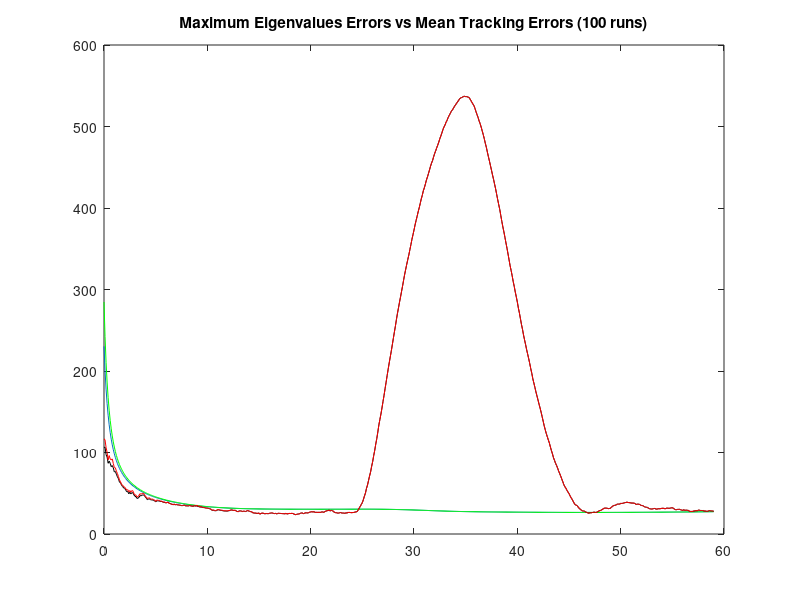

MATLAB code for this plot:
% EC 3310 Computer Assignment #3 Part4
% Alessio Grompone 02/03/2013
% Kalman Filter with Target Maneuver
clear all
%DATA
nloops=100;

delta=0.1;    %sample time
nsamples=600; %number of samples

q2=10; %plant noise square

S1p=[0;0];      %Sensor 1 position
sigma1r=100;   %standard deviation sensor 1 range
sigma1b=1*pi/180;   %standard deviation sensor 1 bearing
S1v=diag([sigma1r^2;sigma1b^2]);  %covariance
S1=[sigma1r;sigma1b];

%Inital Conditions

xo=6000;
yo=8000;
Vxo=100;
Vyo=-173.2051;
%State Vector
xi=[xo;Vxo;yo;Vyo];

%Transition Matrix
F=[1,delta,0,0;0,1,0,0;0,0,1,delta;0,0,0,1];

%Measurement Matrix
H=[1,0,0,0;
    0,0,1,0];
% %SWAG initialization
xos=0;
yos=10000;
Vxos=0;
Vyos=-500*2/3.6;
xo_k=[xos;Vxos;yos;Vyos];
Po_k=(10^10)*eye(4,4);

%Kalman Filter Parameters

Qk=(q2)*[(delta^3)/3,(delta^2)/2,0,0;
    (delta^2)/2,delta,0,0;
    0,0,(delta^3)/3,(delta^2)/2;
    0,0,(delta^2)/2,delta];

for kk=1:nloops,
%initialize Matixes
zout=[];   %measurements output
posout=[]; %true target position
error=[];  %distance errors
polar=[];
x=xi;
Xk_kS=xo_k;
Pk_kS=Po_k;
Pest=[];
Perror=[];
PestS=[];
PerrorS=[];
MaxEigs=[];
MaxEigsS=[];

for ii=1:nsamples,
    
    ztrue=H*x;
    posout=[posout,ztrue];
    
    %% SENSOR 1
   
    range=sqrt((ztrue-S1p)'*(ztrue-S1p));
    bearing=atan2(ztrue(2)-S1p(2),ztrue(1)-S1p(1));
    polar=[range;bearing];    
    rrr=randn(size(S1));
    z=polar+rrr.*S1;%has measurements adding random error
    xpol=z(1)*cos(z(2));
    ypol=z(1)*sin(z(2));
    cartesian=[xpol;ypol]+S1p;  %cartesian coordinates
    
    %collects the real position values in one matrix
    zout=[zout,cartesian];  %collects the measurement values in one matrix
    ztilde=abs(ztrue)-abs(cartesian); %error between real position and measured position
    error=[error,sqrt(ztilde'*ztilde)];%collects error values
   

    if ii<250
    x=F*x;
    elseif ii<350 
    a=-60; %yards/sec^2
    v=sqrt(x(2)^2+x(4)^2);
    %hom=((a/v)*180)/pi;   
    hom=(a/v); 
    A=[0 1 0 0; 0 0 0 -hom; 0 0 0 1; 0 hom 0 0];
    Ft=expm(A*delta);    
    x=Ft*x;
    else
    x=F*x;  
    end
%Estimating covarinace in cartesian  
Fx=[cos(z(2)), -z(1)*sin(z(2));
       sin(z(2)), z(1)*cos(z(2))];  

Rk1=Fx*S1v*Fx';

%%%%%%%%%%%%%%%%%%%%%%%%%%%%%
% %SWAG FILTER    
if ii ==1
    Xk1_kS = xo_k;
    Pk1_kS = Po_k;
end
% %measurement Ztilda an K
Ztk1S=cartesian-H*Xk1_kS; 
Kk1S=Pk1_kS*H'*inv(H*Pk1_kS*H'+Rk1); 

% %correction
Xk1_k1S=Xk1_kS+Kk1S*(Ztk1S);
Pk1_k1S=(eye(4)-Kk1S*H)*Pk1_kS*(eye(4)-Kk1S*H)'+Kk1S*Rk1*Kk1S';

%Reset estimate & cov for the next cycle
Xk_kS = Xk1_k1S;
Pk_kS = Pk1_k1S;


PestoutS=H*Xk_kS;
PestS=[PestS,PestoutS];
PtildeS=ztrue-PestoutS; %error between real position and measured position
PerrorS=[PerrorS,sqrt(PtildeS'*PtildeS)];%collects error values

MaxEigS=sqrt(eigs(Pk_kS,1));

if ii<11
MaxEigsS=[MaxEigS];
Perror2S=[sqrt(PtildeS'*PtildeS)];
else
MaxEigsS=[MaxEigsS;MaxEigS]; 
Perror2S=[Perror2S,sqrt(PtildeS'*PtildeS)];
end
%measurement Initialized FILTER

M=[1 0 0 0;1/delta 0 -1/delta 0; 0 1 0 0; 0 1/delta 0 -1/delta];  

%momorization of first two measurements and R
if ii==1
    z1=cartesian;
    z2=cartesian;
    Rk11=Rk1;
    Rk12=Rk1;
    
elseif ii==2
    z1=z1;
    z2=cartesian;
    Rk11=Rk11;
    Rk12=Rk1;
else
    z1=z1;
    z2=z2;
    Rk11=Rk11;
    Rk12=Rk12;
end

%stop filter for the first two measurements
if ii<3
Pest=[];
Ptilde=0;
Perror=[];
MaxEig=0;
Xk_k=[0;0;0;0];
Pk_k=eye(4,4);

else
%Initailization
if ii==3
Xk1_k=[1 0 0 0; 1/delta 0 -1/delta 0; 0 1 0 0; 0 1/delta 0 -1/delta]*[z2;z1];

Pk1_k=M*[Rk12 zeros(2,2); zeros(2,2) Rk11+H*inv(F)*Qk*(inv(F))'*H']*M';
end

Ztk1=cartesian-H*Xk1_k; 
Kk1=Pk1_k*H'*inv(H*Pk1_k*H' + Rk1); 

%correction
Xk1_k1=Xk1_k + Kk1*(Ztk1);
Pk1_k1=(eye(4)-Kk1*H)*Pk1_k*(eye(4)-Kk1*H)' + Kk1*Rk1*Kk1';

%Reset estimate & cov for the next cycle
Xk_k = Xk1_k1;
Pk_k = Pk1_k1;

%prediction
Xk1_k=F*Xk_k;
Pk1_k=F*Pk_k*F' + Qk;
Xk1_kS=F*Xk_kS;
Pk1_kS=F*Pk_kS*F'+Qk;

%Position Estimates and Errors from the filter
Pestout=H*Xk_k;
Pest=[Pest,Pestout];
Ptilde=ztrue-Pestout; %error between real position and measured position
Perror=[Perror,sqrt(Ptilde'*Ptilde)];%collects error values

MaxEig=sqrt(eigs(Pk_k,1));

if ii<11
MaxEigs=[MaxEig];
Perror2=[sqrt(Ptilde'*Ptilde)];
else
MaxEigs=[MaxEigs;MaxEig]; 
Perror2=[Perror2,sqrt(Ptilde'*Ptilde)];
end


end
end

if kk==1
    merror=error;
    zoutmean=zout;
    mXest=Pest;
    Pmerror=Perror;
    mMaxEigs=MaxEigs;
    Pmerror2=Perror2;
    mXestS=PestS;
    PmerrorS=PerrorS;
    mMaxEigsS=MaxEigsS;
    Pmerror2S=Perror2S;
    
else
    merror=merror+error;
    zoutmean=zoutmean+zout;  
    mXest=mXest+Pest;
    Pmerror=Pmerror+Perror;
    mMaxEigs=mMaxEigs+MaxEigs;
    Pmerror2=Pmerror2+Perror2;
    mXestS=mXestS+PestS;
    PmerrorS=PmerrorS+PerrorS;
    mMaxEigsS=mMaxEigsS+MaxEigsS;
    Pmerror2S=Pmerror2S+Perror2S;
    
end
end

merror=merror/nloops;
zoutmean=zoutmean/nloops;
mXest=mXest/nloops;
Pmerror=Pmerror/nloops;
mMaxEigs=mMaxEigs/nloops;
Pmerror2=Pmerror2/nloops;
mXestS=mXestS/nloops;
PmerrorS=PmerrorS/nloops;
mMaxEigsS=mMaxEigsS/nloops;
Pmerror2S=Pmerror2S/nloops;

%plot1 Target motion with mean noise measurements
plot(posout(1,:),posout(2,:),'-',zoutmean(1,:),zoutmean(2,:),'-');
title('Target Motion and Mean Measurement Trajectory');
pause;

%plot2 Target motion with Mean Track Trajectory
plot(posout(1,:),posout(2,:),'-',mXest(1,:),mXest(2,:),'-');
title('Target Motion and Mean Track Trajectory');
pause;

% %plot2 Target motion with Mean Track Trajectory
plot(mXestS(1,:),mXestS(2,:),'-',mXest(1,:),mXest(2,:),'-');
title('Target Motion and Mean Track Trajectory');
pause;

%Distance errors between Mean Track Trajectory and measurements
time=[1:max(size(error))]*delta-delta;
plot(time,merror,'-');
hold
time=[1:max(size(Perror))]*delta-delta;
plot(time+0.2,Pmerror,'-','Color','red');
time=[1:max(size(PerrorS))]*delta-delta;
plot(time,PmerrorS,'-','Color','green');
title('Mean Measurements Errors and Mean track position errors vs Time (100 runs)');
pause;
hold off

%Distance errors between Mean Track Trajectory and Max Eigenvalues
time=(1:max(size(MaxEigs)))*delta-delta;
plot(time,mMaxEigs,'-');
hold
plot(time,mMaxEigsS,'-','Color','green');
plot(time,Pmerror2,'-','Color','black');
plot(time,Pmerror2S,'-','Color','red');
title('Maximum Eigenvalues Errors vs Mean Tracking Errors (100 runs)');
pause;
hold off
close all